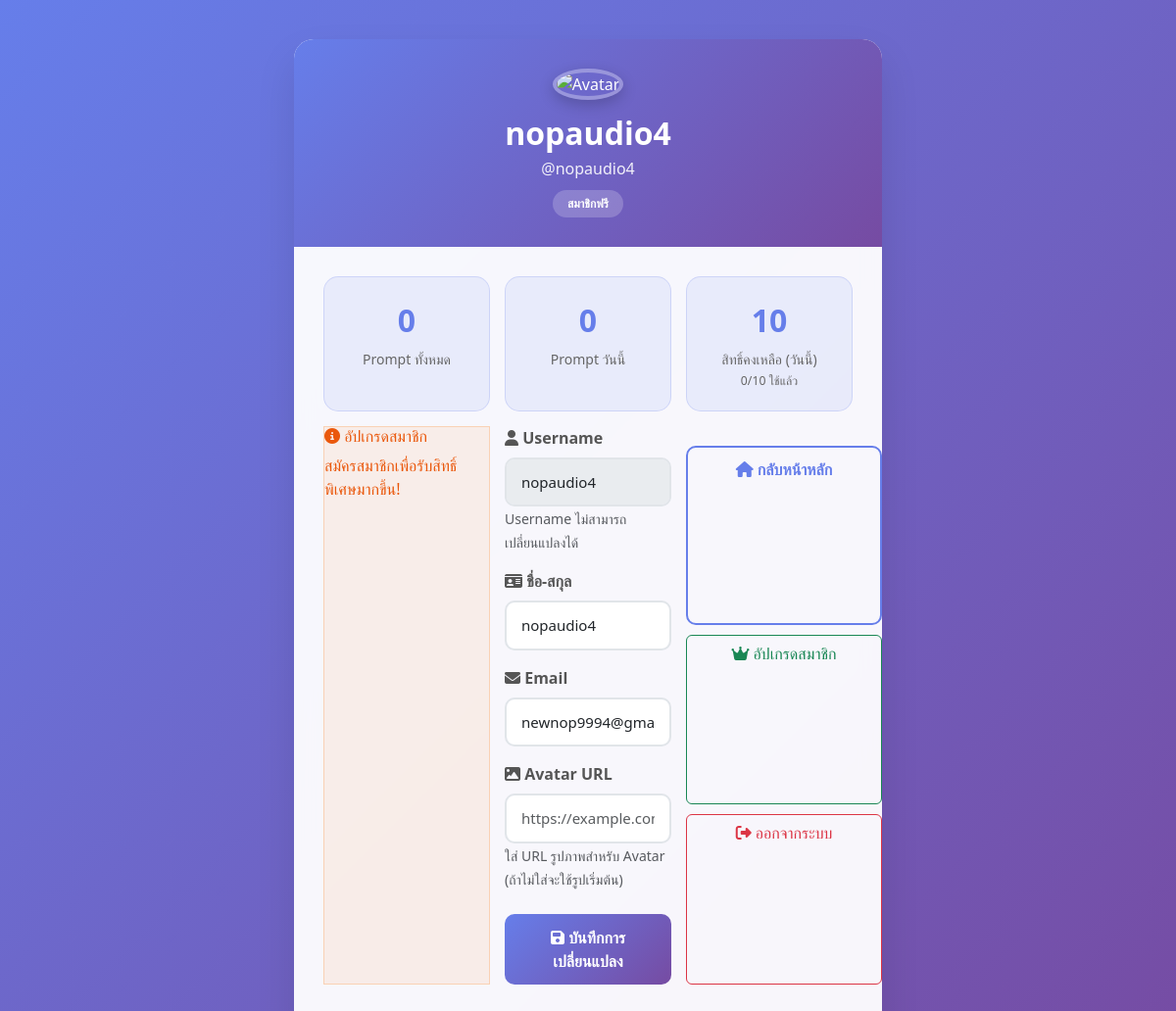
The app's page /profile.php (signed in), older data.
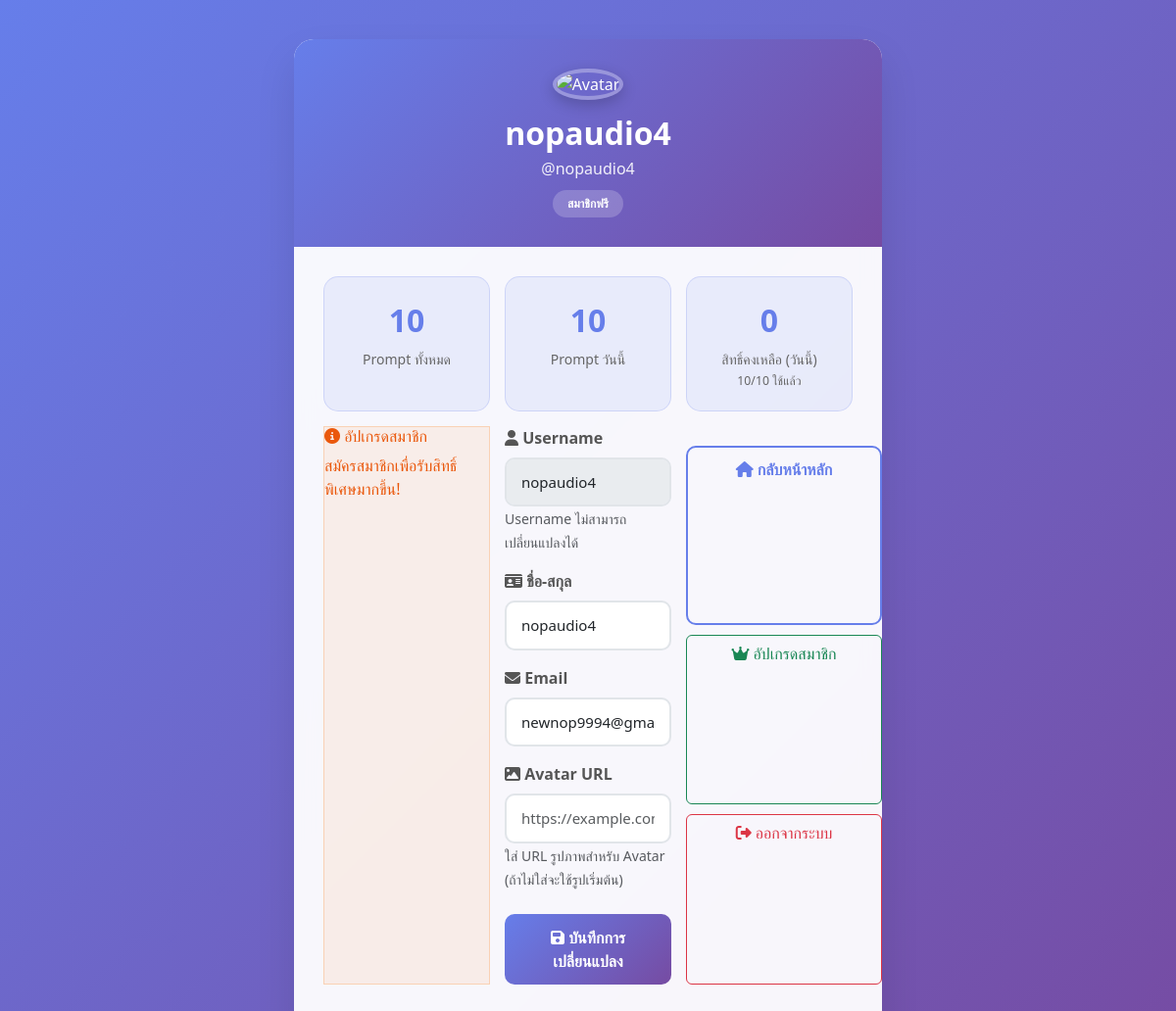
The same page, newer data.
### tables this page shows
CREATE TABLE `users` (
  `id` int(11) NOT NULL,
  `username` varchar(50) NOT NULL,
  `email` varchar(100) NOT NULL,
  `password_hash` varchar(255) NOT NULL,
  `full_name` varchar(100) NOT NULL,
  `avatar_url` varchar(255) DEFAULT NULL,
  `user_type` enum('admin','premium','free') DEFAULT 'free',
  `credits` int(11) DEFAULT 10,
  `daily_limit` int(11) DEFAULT 10,
  `last_reset_date` date DEFAULT NULL,
  `email_verified` tinyint(1) DEFAULT 0,
  `verification_token` varchar(100) DEFAULT NULL,
  `reset_token` varchar(100) DEFAULT NULL,
  `reset_token_expires` datetime DEFAULT NULL,
  `last_login` datetime DEFAULT NULL,
  `created_at` timestamp NOT NULL DEFAULT current_timestamp(),
  `updated_at` timestamp NOT NULL DEFAULT current_timestamp() ON UPDATE current_timestamp(),
  `status` enum('active','suspended','deleted') DEFAULT 'active',
  `member_type` varchar(16) DEFAULT 'free',
  `expire_date` date DEFAULT NULL
);

### config.php (called while the page is built, shortened)
<?php
class Database {
    private $connection;
    private static $instance = null;
    private function __construct() {
        try {
            $this->connection = new mysqli(DB_SERVER, DB_USERNAME, DB_PASSWORD, DB_DATABASE);
            $this->connection->set_charset("utf8mb4");
            $this->connection->query("SET NAMES utf8mb4 COLLATE utf8mb4_unicode_ci");
        } catch (Exception $e) {
            error_log('Database connection error: ' . $e->getMessage());
            die('เกิดข้อผิดพลาดในการเชื่อมต่อฐานข้อมูล: ' . $e->getMessage());
        }
    }
    public static function getInstance() {
        if (self::$instance == null) {
            self::$instance = new Database();
        }
        return self::$instance;
    }
    public function query($sql) {
        $result = $this->connection->query($sql);
        return $result;
    }
    public function select($sql, $params = []) {
        try {
            if (!empty($params)) {
                $stmt = $this->connection->prepare($sql);
                if (count($params) > 0) {
                    $types = str_repeat('s', count($params));
                    $stmt->bind_param($types, ...$params);
                }
                if (!$stmt->execute()) {
                    error_log('Execute failed: ' . $stmt->error);
                    $stmt->close();
                    return [];
                }
                $result = $stmt->get_result();
                if ($result && $result->num_rows > 0) {
                    $data = [];
                    while ($row = $result->fetch_assoc()) {
                        $data[] = $row;
                    }
                    return $data;
                }
            } else {
                $result = $this->query($sql);
                if ($result && $result->num_rows > 0) {
                    $data = [];
                    while ($row = $result->fetch_assoc()) {
                        $data[] = $row;
                    }
                    return $data;
                }
            }
        } catch (Exception $e) {
            error_log('Select error: ' . $e->getMessage());
        }
        return [];
    }
}
function isUserLoggedIn() {
    return isset($_SESSION['user_id']);
}
function getCurrentUser() {
    $db = Database::getInstance();
    $user_id = $_SESSION['user_id'];
    $user = $db->select("SELECT * FROM users WHERE id = ?", [$user_id]);
    return !empty($user) ? $user[0] : null;
}
?>

### profile.php (the view, shortened to what this page needs)
<?php
require_once 'config.php';
$user = getCurrentUser();
$avatar = (!empty($user['avatar_url']) && filter_var($user['avatar_url'], FILTER_VALIDATE_URL))
    ? $user['avatar_url']
    : 'https://cdn-icons-png.flaticon.com/512/3135/3135715.png';
$db = Database::getInstance();
$stats = [
    'total_prompts' => 0,
    'today_prompts' => 0,
    'remaining_credits' => 0
];
try {
    $user_id = $user['id'];
    $member_type = $user['member_type'];
    $total = $db->select("SELECT COUNT(*) as count FROM user_prompts WHERE user_id = ?", [$user_id]);
    $stats['total_prompts'] = $total[0]['count'] ?? 0;
    $today = $db->select("SELECT COUNT(*) as count FROM user_prompts WHERE user_id = ? AND DATE(created_at) = CURDATE()", [$user_id]);
    $stats['today_prompts'] = $today[0]['count'] ?? 0;
    if ($member_type == 'monthly') {
        $limit = 60;
        $used = $db->select("SELECT COUNT(*) as count FROM user_prompts WHERE user_id = ? AND MONTH(created_at) = MONTH(NOW()) AND YEAR(created_at) = YEAR(NOW())", [$user_id]);
        $stats['remaining_credits'] = $limit - ($used[0]['count'] ?? 0);
        $stats['period'] = 'เดือนนี้';
        $stats['limit'] = $limit;
    } elseif ($member_type == 'yearly') {
        $stats['remaining_credits'] = 'ไม่จำกัด';
        $stats['period'] = 'ปีนี้';
        $stats['limit'] = 'ไม่จำกัด';
    } else {
        $limit = 10;
        $stats['remaining_credits'] = $limit - $stats['today_prompts'];
        $stats['period'] = 'วันนี้';
        $stats['limit'] = $limit;
    }
} catch (Exception $e) {
    error_log('Stats error: ' . $e->getMessage());
}
?>
<!DOCTYPE html>
<html lang="th">
<head>
    <link href="https://cdn.jsdelivr.net/npm/bootstrap@5.3.3/dist/css/bootstrap.min.css" rel="stylesheet">
    <link href="https://cdnjs.cloudflare.com/ajax/libs/font-awesome/6.4.0/css/all.min.css" rel="stylesheet">
</head>
<body>
    <div class="profile-container">
        <div class="profile-header">
            <img src="<?= htmlspecialchars($avatar) ?>" class="avatar" alt="Avatar">
            <h2><?= htmlspecialchars($user['full_name']) ?></h2>
            <p>@<?= htmlspecialchars($user['username']) ?></p>
            <span class="member-badge">
                <?php
                $memberLabels = [
                    'free' => 'สมาชิกฟรี',
                    'monthly' => 'สมาชิกรายเดือน',
                    'yearly' => 'สมาชิกรายปี'
                ];
                echo $memberLabels[$user['member_type']] ?? 'สมาชิกฟรี';
                ?>
            </span>
        </div>
        <div class="profile-content">
            <div class="stats-grid">
                <div class="stat-card">
                    <span class="stat-number"><?= $stats['total_prompts'] ?></span>
                    <div class="stat-label">Prompt ทั้งหมด</div>
                </div>
                <div class="stat-card">
                    <span class="stat-number"><?= $stats['today_prompts'] ?></span>
                    <div class="stat-label">Prompt วันนี้</div>
                </div>
                <div class="stat-card">
                     <span class="stat-number"><?= $stats['remaining_credits'] === 'ไม่จำกัด' ? '∞' : max(0, $stats['remaining_credits']) ?></span>
                    <div class="stat-label">
                        สิทธิ์คงเหลือ (<?= $stats['period'] ?>)
                        <?php if ($stats['limit'] !== 'ไม่จำกัด'): ?>
                            <br><small><?= $stats['limit'] - max(0, $stats['remaining_credits']) ?>/<?= $stats['limit'] ?> ใช้แล้ว</small>
                        <?php endif; ?>
                </div>
            </div>
            <?php if ($user['member_type'] !== 'free'): ?>
                <div class="subscription-info">
                    <h6><i class="fas fa-crown"></i> ข้อมูลการสมัครสมาชิก</h6>
                    <p class="mb-0">
                        <strong>แพ็กเกจ:</strong> <?= $memberLabels[$user['member_type']] ?><br>
                        <?php if ($user['expire_date']): ?>
                            <strong>หมดอายุ:</strong> <?= date('d/m/Y', strtotime($user['expire_date'])) ?>
                        <?php endif; ?>
                    </p>
                </div>
            <?php else: ?>
                <div class="subscription-warning">
                    <h6><i class="fas fa-info-circle"></i> อัปเกรดสมาชิก</h6>
                    <p class="mb-0">สมัครสมาชิกเพื่อรับสิทธิ์พิเศษมากขึ้น!</p>
                </div>
            <?php endif; ?>
            <form method="post" action="profile.php" autocomplete="on">
                <div class="mb-3">
                    <label class="form-label">
                        <i class="fas fa-user"></i> Username
                    </label>
                    <input type="text" value="<?= htmlspecialchars($user['username']) ?>" class="form-control" disabled>
                    <small class="text-muted">Username ไม่สามารถเปลี่ยนแปลงได้</small>
                </div>
                <div class="mb-3">
                    <label class="form-label">
                        <i class="fas fa-id-card"></i> ชื่อ-สกุล
                    </label>
                    <input type="text" name="full_name" value="<?= htmlspecialchars($user['full_name']) ?>" class="form-control" required>
                </div>
                <div class="mb-3">
                    <label class="form-label">
                        <i class="fas fa-envelope"></i> Email
                    </label>
                    <input type="email" name="email" value="<?= htmlspecialchars($user['email']) ?>" class="form-control" required>
                </div>
                <div class="mb-4">
                    <label class="form-label">
                        <i class="fas fa-image"></i> Avatar URL
                    </label>
                    <input type="url" name="avatar_url" value="<?= htmlspecialchars($user['avatar_url']) ?>" class="form-control"
                        placeholder="https://example.com/avatar.jpg (ไม่บังคับ)">
                    <small class="text-muted">ใส่ URL รูปภาพสำหรับ Avatar (ถ้าไม่ใส่จะใช้รูปเริ่มต้น)</small>
                </div>
                <button type="submit" class="btn btn-primary btn-update">
                    <i class="fas fa-save"></i> บันทึกการเปลี่ยนแปลง
                </button>
            </form>
            <div class="action-buttons">
                <a href="index.php" class="btn btn-outline-primary">
                    <i class="fas fa-home"></i> กลับหน้าหลัก
                </a>
                <?php if ($user['member_type'] == 'free'): ?>
                    <a href="subscribe.php?plan=monthly" class="btn btn-outline-success">
                        <i class="fas fa-crown"></i> อัปเกรดสมาชิก
                    </a>
                <?php endif; ?>
                <a href="logout.php" class="btn btn-outline-danger">
                    <i class="fas fa-sign-out-alt"></i> ออกจากระบบ
                </a>
            </div>
        </div>
    </div>
</body>
</html>

### profile.php (style rules this page uses)
body { background: linear-gradient(135deg, #667eea 0%, #764ba2 100%); min-height: 100vh; font-family: 'Segoe UI', Tahoma, Geneva, Verdana, sans-serif; }
.profile-container { max-width: 600px; margin: 40px auto; padding: 0; background: rgba(255, 255, 255, 0.95); border-radius: 20px; box-shadow: 0 20px 40px rgba(0, 0, 0, 0.1); backdrop-filter: blur(10px); overflow: hidden; }
.profile-header { background: linear-gradient(135deg, #667eea, #764ba2); padding: 30px; text-align: center; color: white; }
.avatar { width: 100px; height: 100px; object-fit: cover; border-radius: 50%; margin-bottom: 15px; border: 4px solid rgba(255, 255, 255, 0.3); box-shadow: 0 5px 15px rgba(0, 0, 0, 0.2); }
.profile-header h2 { margin: 0; font-weight: 700; }
.profile-header p { margin: 5px 0 0 0; opacity: 0.9; }
.member-badge { display: inline-block; padding: 5px 15px; border-radius: 20px; background: rgba(255, 255, 255, 0.2); font-size: 12px; font-weight: 600; margin-top: 10px; }
.profile-content { padding: 30px; }
.stats-grid { display: grid; grid-template-columns: repeat(auto-fit, minmax(150px, 1fr)); gap: 15px; margin-bottom: 30px; }
.stat-card { background: rgba(102, 126, 234, 0.1); padding: 20px; border-radius: 15px; text-align: center; border: 1px solid rgba(102, 126, 234, 0.2); }
.stat-number { font-size: 2rem; font-weight: 700; color: #667eea; display: block; }
.stat-label { color: #666; font-size: 14px; margin-top: 5px; }
.form-control { border-radius: 10px; border: 2px solid #e1e5e9; padding: 12px 15px; font-size: 15px; transition: all 0.3s ease; }
.form-label { font-weight: 600; color: #555; margin-bottom: 8px; }
.btn-update { background: linear-gradient(135deg, #667eea, #764ba2); border: none; border-radius: 10px; padding: 12px 30px; font-weight: 600; font-size: 16px; width: 100%; transition: all 0.3s ease; }
.action-buttons { display: grid; grid-template-columns: repeat(auto-fit, minmax(200px, 1fr)); gap: 10px; margin-top: 20px; }
.btn-outline-primary { border: 2px solid #667eea; color: #667eea; border-radius: 10px; padding: 10px 20px; font-weight: 600; transition: all 0.3s ease; }
.subscription-warning { background: rgba(251, 146, 60, 0.1); border: 1px solid rgba(251, 146, 60, 0.3); color: #ea580c; }

Row changes from the older to the newer data that the page shows:
changed users "nopaudio4": $stats['limit']-max(0,$stats['remaining_credits']) (not shown) → "10"; email_verified "0" → (not shown)
Text that changed along with them:
$stats['total_prompts']: (not shown) → "10"
$stats['today_prompts']: (not shown) → "10"
max(0, $stats['remaining_credits']): "10" → (not shown)
$stats['limit'] - max(0, $stats['remaining_credits']): "0" → (not shown)
